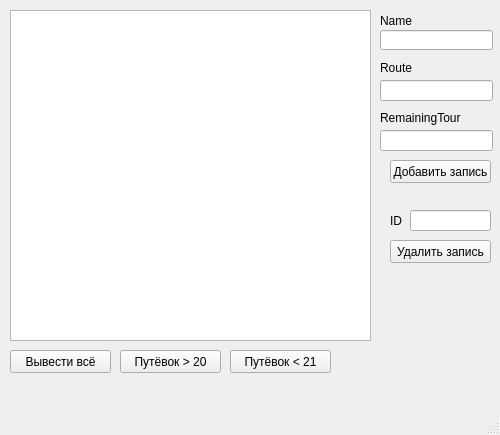
<?xml version="1.0" encoding="UTF-8"?>
<ui version="4.0">
 <class>MainWindow</class>
 <widget class="QMainWindow" name="MainWindow">
  <property name="geometry">
   <rect>
    <x>0</x>
    <y>0</y>
    <width>500</width>
    <height>435</height>
   </rect>
  </property>
  <property name="minimumSize">
   <size>
    <width>500</width>
    <height>435</height>
   </size>
  </property>
  <property name="maximumSize">
   <size>
    <width>500</width>
    <height>435</height>
   </size>
  </property>
  <property name="windowTitle">
   <string>MainWindow</string>
  </property>
  <widget class="QWidget" name="centralwidget">
   <widget class="QTableView" name="tableView">
    <property name="geometry">
     <rect>
      <x>10</x>
      <y>10</y>
      <width>361</width>
      <height>331</height>
     </rect>
    </property>
   </widget>
   <widget class="QLabel" name="label">
    <property name="geometry">
     <rect>
      <x>380</x>
      <y>10</y>
      <width>101</width>
      <height>21</height>
     </rect>
    </property>
    <property name="text">
     <string>Name</string>
    </property>
   </widget>
   <widget class="QLineEdit" name="lineEditName">
    <property name="geometry">
     <rect>
      <x>380</x>
      <y>30</y>
      <width>113</width>
      <height>20</height>
     </rect>
    </property>
   </widget>
   <widget class="QLineEdit" name="lineEditRoute">
    <property name="geometry">
     <rect>
      <x>380</x>
      <y>80</y>
      <width>113</width>
      <height>21</height>
     </rect>
    </property>
   </widget>
   <widget class="QLabel" name="label_2">
    <property name="geometry">
     <rect>
      <x>380</x>
      <y>60</y>
      <width>101</width>
      <height>16</height>
     </rect>
    </property>
    <property name="text">
     <string>Route</string>
    </property>
   </widget>
   <widget class="QPushButton" name="pushButtonAdd">
    <property name="geometry">
     <rect>
      <x>390</x>
      <y>160</y>
      <width>101</width>
      <height>23</height>
     </rect>
    </property>
    <property name="text">
     <string>Добавить запись</string>
    </property>
   </widget>
   <widget class="QLabel" name="label_3">
    <property name="geometry">
     <rect>
      <x>390</x>
      <y>210</y>
      <width>16</width>
      <height>21</height>
     </rect>
    </property>
    <property name="text">
     <string>ID</string>
    </property>
   </widget>
   <widget class="QLineEdit" name="lineEditID">
    <property name="geometry">
     <rect>
      <x>410</x>
      <y>210</y>
      <width>81</width>
      <height>21</height>
     </rect>
    </property>
   </widget>
   <widget class="QPushButton" name="pushButtonRem">
    <property name="geometry">
     <rect>
      <x>390</x>
      <y>240</y>
      <width>101</width>
      <height>23</height>
     </rect>
    </property>
    <property name="text">
     <string>Удалить запись</string>
    </property>
   </widget>
   <widget class="QPushButton" name="allDataViewButton">
    <property name="geometry">
     <rect>
      <x>10</x>
      <y>350</y>
      <width>101</width>
      <height>23</height>
     </rect>
    </property>
    <property name="text">
     <string>Вывести всё</string>
    </property>
   </widget>
   <widget class="QPushButton" name="filterDataButton">
    <property name="geometry">
     <rect>
      <x>120</x>
      <y>350</y>
      <width>101</width>
      <height>23</height>
     </rect>
    </property>
    <property name="text">
     <string>Путёвок &gt; 20</string>
    </property>
   </widget>
   <widget class="QPushButton" name="filterData2Button">
    <property name="geometry">
     <rect>
      <x>230</x>
      <y>350</y>
      <width>101</width>
      <height>23</height>
     </rect>
    </property>
    <property name="text">
     <string>Путёвок &lt; 21</string>
    </property>
   </widget>
   <widget class="QLineEdit" name="lineEditRemainingTour">
    <property name="geometry">
     <rect>
      <x>380</x>
      <y>130</y>
      <width>113</width>
      <height>21</height>
     </rect>
    </property>
   </widget>
   <widget class="QLabel" name="label_4">
    <property name="geometry">
     <rect>
      <x>380</x>
      <y>110</y>
      <width>101</width>
      <height>16</height>
     </rect>
    </property>
    <property name="text">
     <string>RemainingTour</string>
    </property>
   </widget>
  </widget>
  <widget class="QMenuBar" name="menubar">
   <property name="geometry">
    <rect>
     <x>0</x>
     <y>0</y>
     <width>500</width>
     <height>21</height>
    </rect>
   </property>
  </widget>
  <widget class="QStatusBar" name="statusbar"/>
 </widget>
 <resources/>
 <connections/>
</ui>
